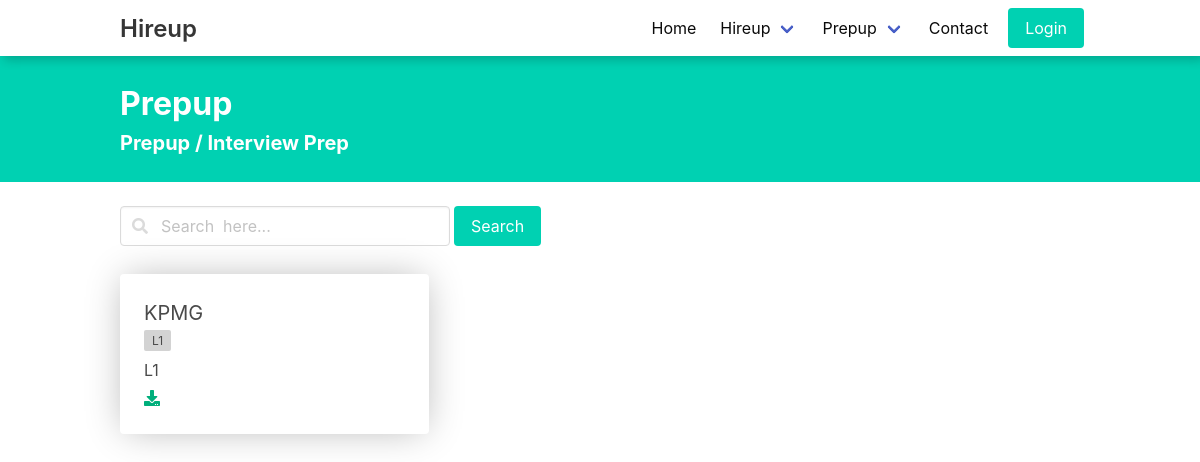
The app's page /prepup/interview-prep, older data.
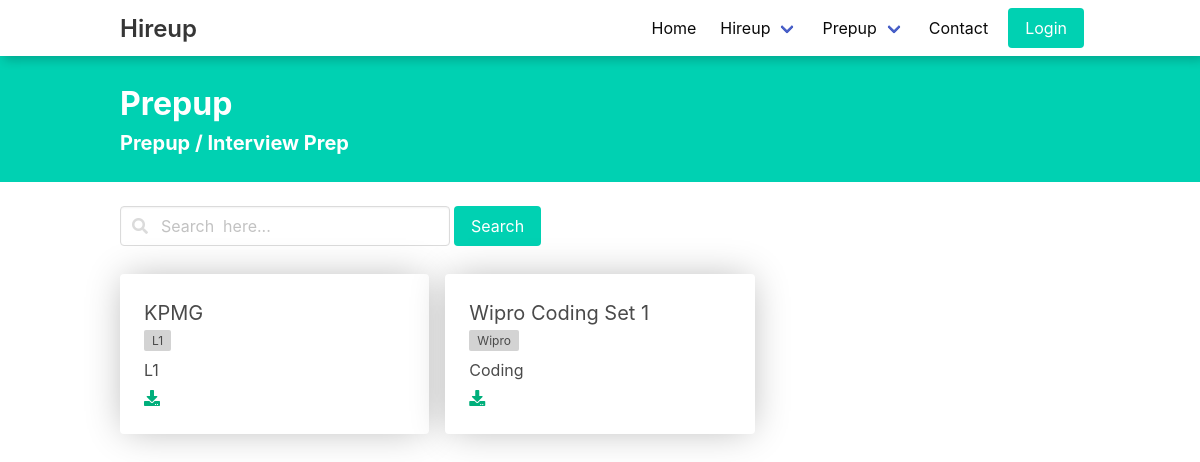
The same page, newer data.
### NotesApp/models.py (models this page shows, shortened)
class InterviewPrep(models.Model):
    name = models.CharField(max_length=200)
    category = models.ForeignKey(Category, on_delete=models.CASCADE)
    file = models.FileField(null=True, blank=True,
                            upload_to='InterviewPrep/Fileuploads/')
    url = models.URLField(null=True, blank=True)
    createdBy = models.ForeignKey(User, on_delete=models.CASCADE)
    IsApproved = models.BooleanField(default=False)
    tags = models.ManyToManyField(Tags)

class Tags(models.Model):
    name = models.CharField(max_length=100)

class Category(models.Model):
    name = models.CharField(max_length=100)

### NotesApp/views.py (the view)
# urls.py: path('interview-prep', interviewIndex, name='interviewIndex'),
def interviewIndex(request):
    Interviews = InterviewPrep.objects.filter(IsApproved=True)
    for inter in Interviews:
        inter.file = "https://shift-agreements.s3.ap-south-1.amazonaws.com/" + \
            str(inter.file)
    logger.info('Interview  Page Loaded')
    return render(request, 'prepup/interviewPrep.html', {'data': Interviews})

### templates/prepup/interviewPrep.html (shortened to what this page needs)
{% extends "layout.html" %} {% load static %} {% block css %}
<link rel="stylesheet" href="{% static 'css/prepup/index.css' %}" />
{% endblock %} {% block body %}
<div class="has-background-primary set">
  <div class="container py-5">
    <h1 class="is-size-3 has-text-white m-0"><b>Prepup</b></h1>
    <h2 class="is-size-5 has-text-white"><b>Prepup / Interview Prep</b></h2>
  </div>
</div>
<form action="{% url 'SearchInterview' %}" >
<div class="container field is-grouped mt-5 set">
  <div class="field mr-1">
    <p class="control has-icons-left has-icons-right">
      <input class="input" type="text" placeholder="Search  here..."  name="q"/>
      <span class="icon is-small is-left">
      </span>
    </p>
  </div>
  <button class="button is-primary" type="submit">Search</button>
</div>
</form>
<section class="section container set">
  <div class="card__container">
    {% for i in data %}
    <div class="card">
      <div class="card-content">
        <div class="content">
          <p class="is-size-5 m-0 mb-1">{{i.name}}</p>
          <p class="m-0 is-size-7 has-text-lightgrey">
            {% for i in i.tags.all %}
            <span class="tag__small">{{ i.name }} </span>
            {% endfor %}
          </p>
          <p class="m-0 is-size-6 mt-2 mb-1">{{i.category.name}}</p>
          {% if i.url %}
          <a href="{{i.url}}"><i class="fa fa-download"></i></a> &nbsp;
          {% elif i.file %}
          <a href="{{i.file}}"><i class="fa fa-download"></i></a>
          {% endif %}
        </div>
      </div>
    </div>
    {% endfor %}
  </div>
</section>
{% endblock %} {% block script %} {% endblock %}

Row changes from the older to the newer data that the page shows:
added InterviewPrep: name "Wipro Coding Set 1", category.name "Coding"
added Tags: name "Wipro", shown under "Wipro Coding Set 1"
